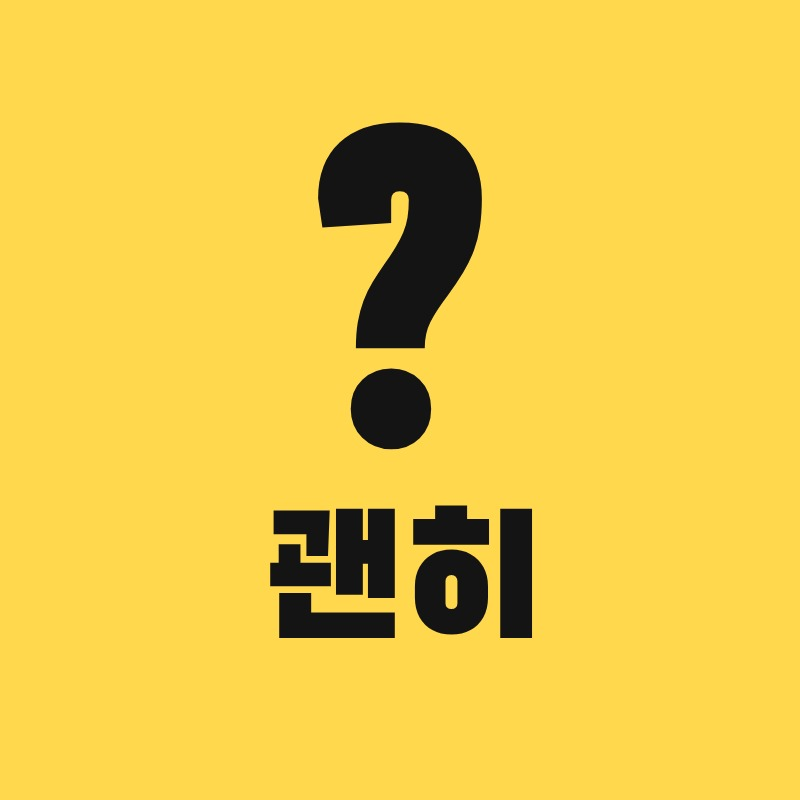
#> input picture brand/profile.jpg, 800 x 800 px
$ python grade_still.py ../brand/profile.jpg ../brand/watermark.png
#> lines starting #> are read from the running program, lines starting #| are printed output that depends on the picture
"""렌더 결과에 시네마틱 그레이딩을 입힌다 (앰버·베이지 하이라이트, 짙은 청록 그림자, 필름 그레인, 비네팅, 빛 번짐).

사용법: python3 tools/grade_still.py IN.png OUT.png
"""
import sys

import numpy as np
from PIL import Image, ImageFilter

SHADOW_GAIN = np.array([0.58, 0.86, 0.90], dtype=np.float32)     # 짙은 청록
HIGHLIGHT_GAIN = np.array([1.06, 0.96, 0.82], dtype=np.float32)  # 앰버/베이지
GRAIN_STRENGTH = 0.016
VIGNETTE = 0.38
SEED = 7


def load(path: str) -> np.ndarray:
    img = Image.open(path).convert("RGB")
    return np.asarray(img).astype(np.float32) / 255.0


def luminance(a: np.ndarray) -> np.ndarray:
    return a @ np.array([0.2126, 0.7152, 0.0722], dtype=np.float32)


def split_tone(a: np.ndarray) -> np.ndarray:
    lum = luminance(a)[..., None]
    t = np.clip((lum - 0.08) / 0.55, 0, 1)
    t = t * t * (3 - 2 * t)                       # smoothstep
    gain = SHADOW_GAIN * (1 - t) + HIGHLIGHT_GAIN * t
    out = a * gain
    out = np.power(np.clip(out, 0, 1), 1.12)      # 저녁 느낌으로 미드톤을 살짝 가라앉힘
    out = 0.018 + out * 0.975                     # 들뜬 블랙 (필름)
    return np.clip(out, 0, 1)


def halation(a: np.ndarray) -> np.ndarray:
    lum = luminance(a)
    bright = np.clip((lum - 0.72) / 0.28, 0, 1)[..., None] * a
    img = Image.fromarray((bright * 255).astype(np.uint8))
    glow = np.asarray(img.filter(ImageFilter.GaussianBlur(radius=18))).astype(np.float32) / 255.0
    glow *= np.array([1.0, 0.62, 0.35], dtype=np.float32)
    return np.clip(a + glow * 0.55, 0, 1)


def vignette(a: np.ndarray) -> np.ndarray:
    h, w = a.shape[:2]
    y, x = np.mgrid[0:h, 0:w].astype(np.float32)
    r = np.sqrt(((x - w / 2) / (w / 2)) ** 2 + ((y - h / 2) / (h / 2)) ** 2) / np.sqrt(2)
    return a * (1 - VIGNETTE * np.clip(r, 0, 1) ** 2.2)[..., None]


def grain(a: np.ndarray) -> np.ndarray:
    rng = np.random.default_rng(SEED)
    h, w = a.shape[:2]
    noise = rng.normal(0, 1, (h, w)).astype(np.float32)
    n_img = Image.fromarray(((noise * 0.25 + 0.5).clip(0, 1) * 255).astype(np.uint8))
    noise = (np.asarray(n_img.filter(ImageFilter.GaussianBlur(0.7))).astype(np.float32) / 255.0 - 0.5) * 4
    lum = luminance(a)[..., None]
    weight = GRAIN_STRENGTH * (0.6 + 0.8 * lum * (1 - lum) * 4) / 1.4
    return np.clip(a + noise[..., None] * weight, 0, 1)


def main(src: str, dst: str) -> None:
    a = load(src)
#> in load, img is the input picture: PIL image 800x800 RGB; mean R, G, B 235.9, 200.1, 72.4
    a = halation(a)
#> in halation, `bright = np.clip((lum - 0.72) / 0.28, 0, 1)[..., None] * a`:
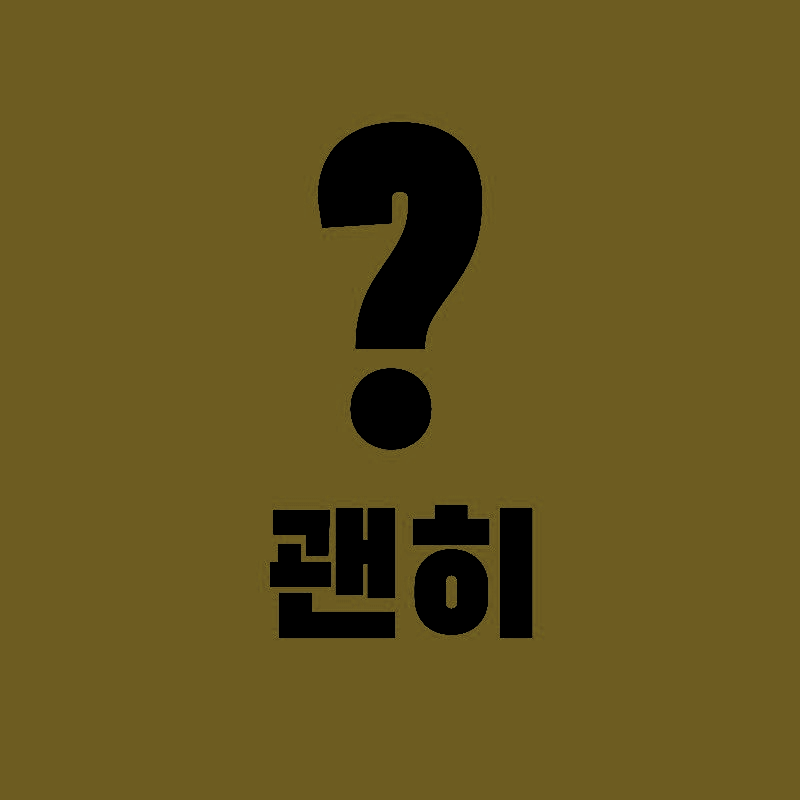
#> bright: shape (800, 800, 3) float32; mean of channels 0, 1, 2 0.391, 0.333, 0.119; drawn as R, G, B
#> in halation, `glow *= np.array([1.0, 0.62, 0.35], dtype=np.float32)`:
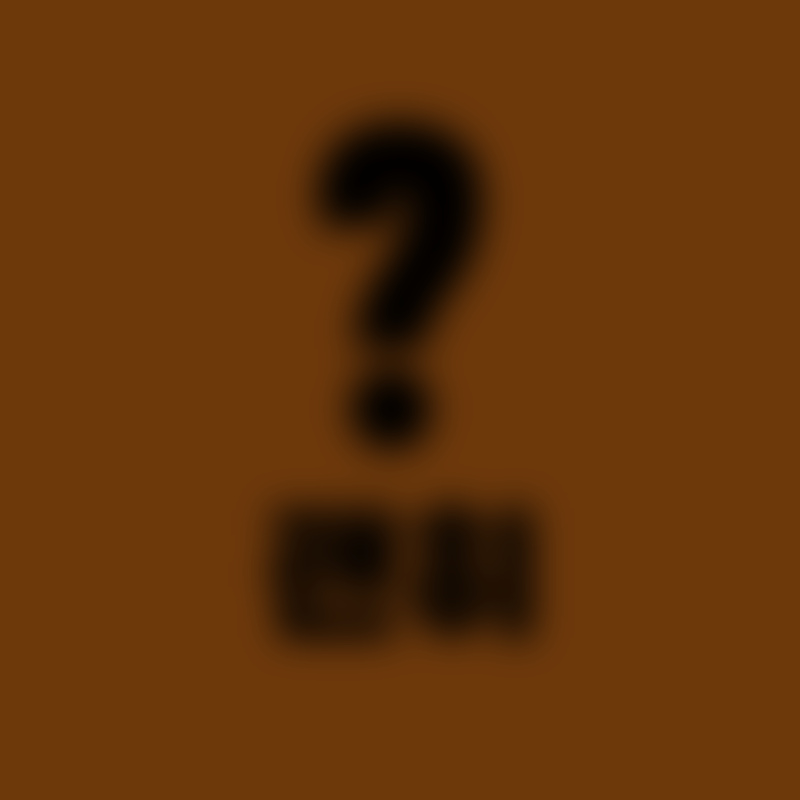
#> glow: shape (800, 800, 3) float32; mean R, G, B 0.39, 0.206, 0.0414
    a = split_tone(a)
#> in split_tone, `t = np.clip((lum - 0.08) / 0.55, 0, 1)`:
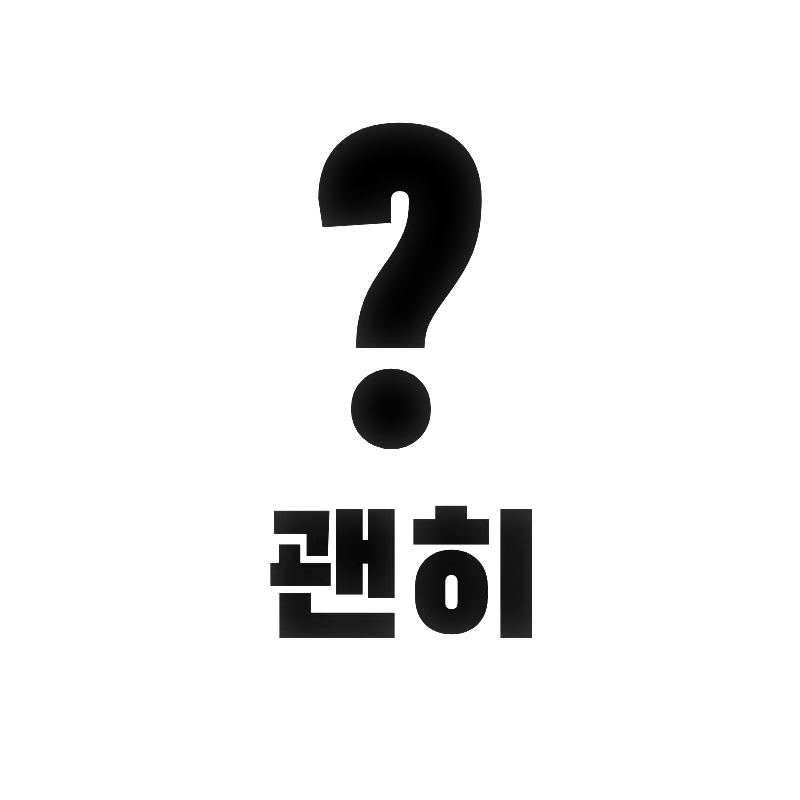
#> t: shape (800, 800, 1) float32; min 0, max 1, mean 0.926
#> in split_tone, `gain = SHADOW_GAIN * (1 - t) + HIGHLIGHT_GAIN * t`:
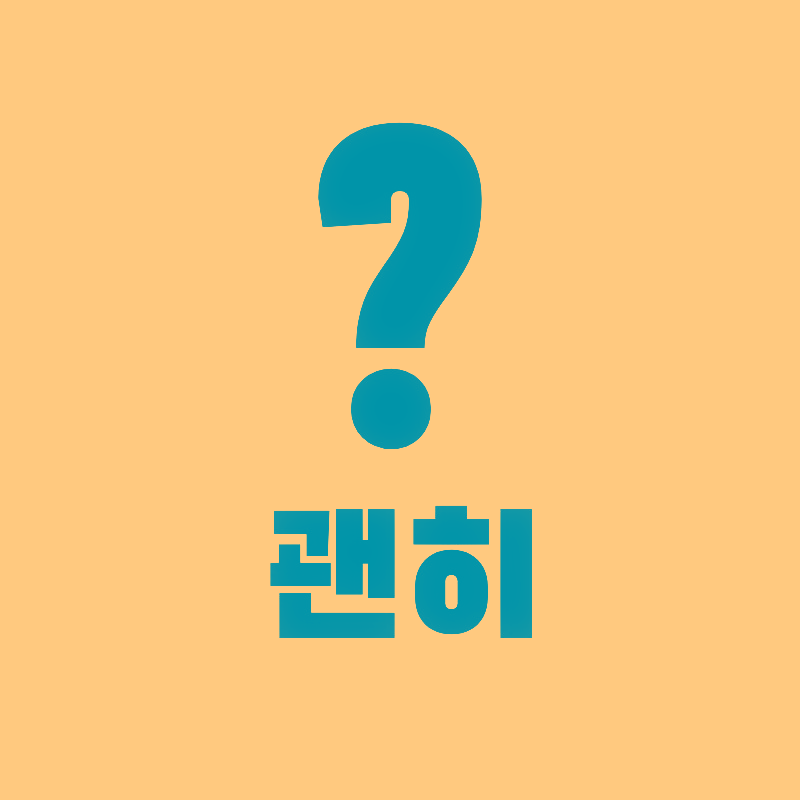
#> gain: shape (800, 800, 3) float32; mean of channels 0, 1, 2 1.02, 0.952, 0.822; drawn with min black and max white
    a = vignette(a)
    a = grain(a)
#> in grain, `n_img = Image.fromarray(((noise * 0.25 + 0.5).clip(0, 1) * 255).astype..`:
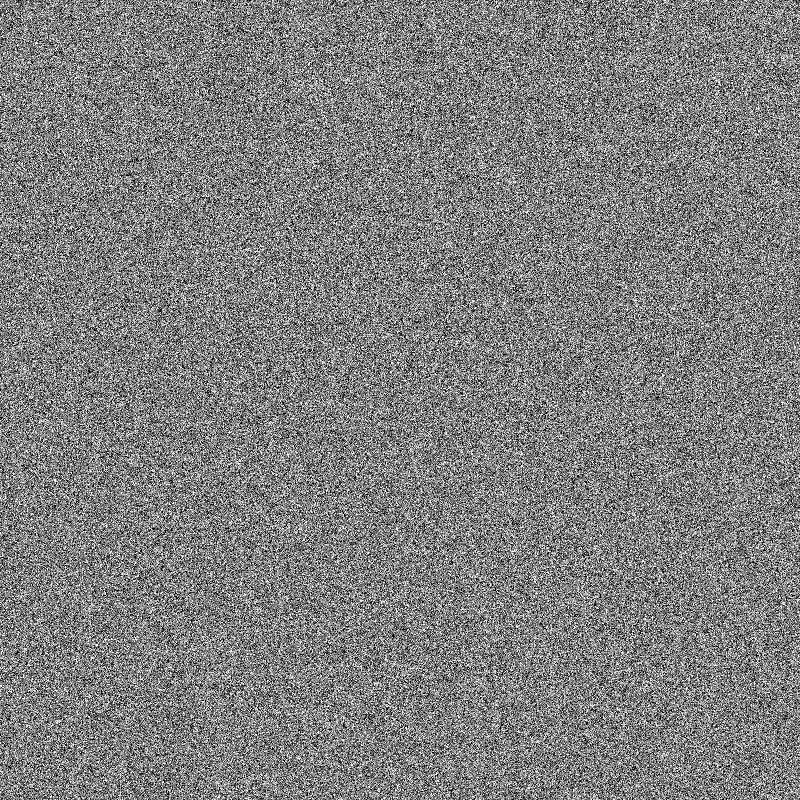
#> n_img: PIL image 800x800 L; min 0, max 255, mean 127.1
#> in luminance (call 3), `return a @ np.array([0.2126, 0.7152, 0.0722], dtype=np.float32)`:
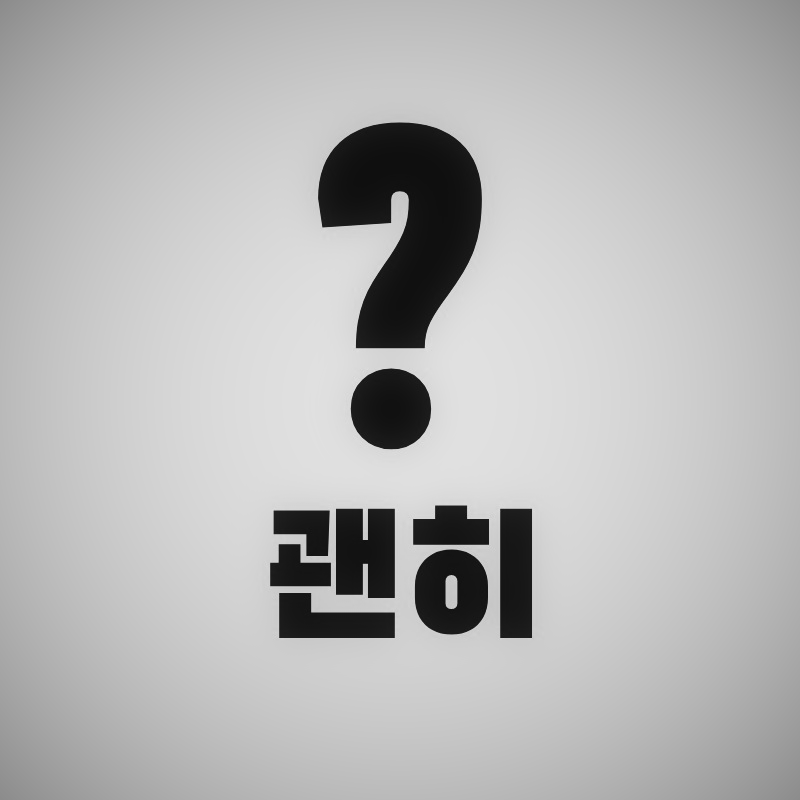
#> returned value: shape (800, 800) float32; min 0.0522, max 0.883, mean 0.717
#> in grain, `weight = GRAIN_STRENGTH * (0.6 + 0.8 * lum * (1 - lum) * 4) / 1.4`:
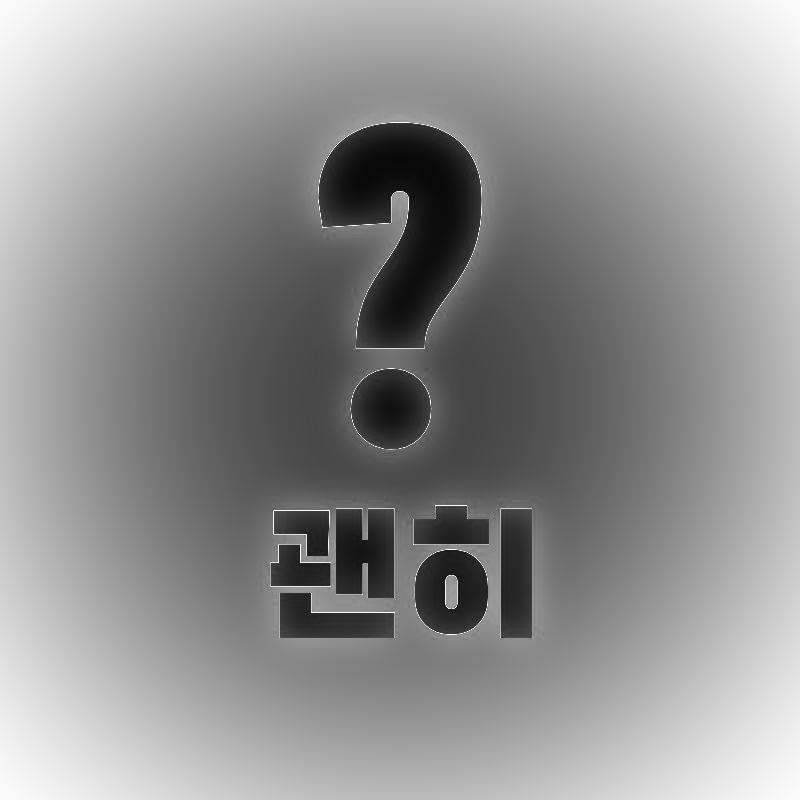
#> weight: shape (800, 800, 1) float32; min 0.00867, max 0.016, mean 0.0128; drawn with min black and max white
    Image.fromarray((a * 255 + 0.5).astype(np.uint8)).save(dst)


if __name__ == "__main__":
    main(sys.argv[1], sys.argv[2])
